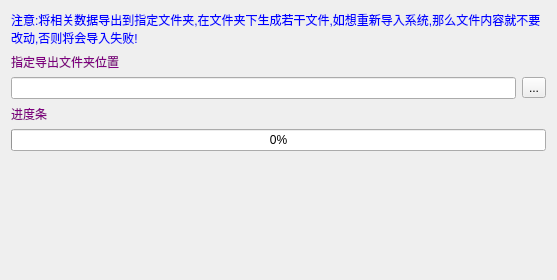
<?xml version="1.0" encoding="UTF-8"?>
<ui version="4.0">
 <class>w_sys_manage_basicdataimport_Dialog</class>
 <widget class="QDialog" name="w_sys_manage_basicdataimport_Dialog">
  <property name="geometry">
   <rect>
    <x>0</x>
    <y>0</y>
    <width>557</width>
    <height>280</height>
   </rect>
  </property>
  <property name="windowTitle">
   <string>Dialog</string>
  </property>
  <layout class="QVBoxLayout" name="verticalLayout_2">
   <item>
    <widget class="QLabel" name="label">
     <property name="styleSheet">
      <string notr="true">color:blue;</string>
     </property>
     <property name="text">
      <string>注意:将相关数据导出到指定文件夹,在文件夹下生成若干文件,如想重新导入系统,那么文件内容就不要改动,否则将会导入失败!</string>
     </property>
     <property name="wordWrap">
      <bool>true</bool>
     </property>
    </widget>
   </item>
   <item>
    <widget class="QLabel" name="label_2">
     <property name="styleSheet">
      <string notr="true">color:purple;</string>
     </property>
     <property name="text">
      <string>指定导出文件夹位置</string>
     </property>
    </widget>
   </item>
   <item>
    <layout class="QHBoxLayout" name="horizontalLayout">
     <item>
      <widget class="QLineEdit" name="lineEdit"/>
     </item>
     <item>
      <widget class="QToolButton" name="toolButton">
       <property name="text">
        <string>...</string>
       </property>
      </widget>
     </item>
    </layout>
   </item>
   <item>
    <layout class="QVBoxLayout" name="verticalLayout">
     <item>
      <widget class="QLabel" name="label_3">
       <property name="styleSheet">
        <string notr="true">color:purple;</string>
       </property>
       <property name="text">
        <string>进度条</string>
       </property>
       <property name="alignment">
        <set>Qt::AlignLeading|Qt::AlignLeft|Qt::AlignVCenter</set>
       </property>
      </widget>
     </item>
     <item>
      <widget class="QProgressBar" name="progressBar">
       <property name="value">
        <number>0</number>
       </property>
      </widget>
     </item>
     <item>
      <widget class="QTextBrowser" name="textBrowser">
       <property name="styleSheet">
        <string notr="true">
background:transparent;
color:red;</string>
       </property>
      </widget>
     </item>
    </layout>
   </item>
   <item>
    <widget class="lds_toolbar" name="widget" native="true"/>
   </item>
  </layout>
 </widget>
 <customwidgets>
  <customwidget>
   <class>lds_toolbar</class>
   <extends>QFrame</extends>
   <header>lds_toolbar.h</header>
   <container>1</container>
  </customwidget>
 </customwidgets>
 <resources/>
 <connections/>
</ui>
